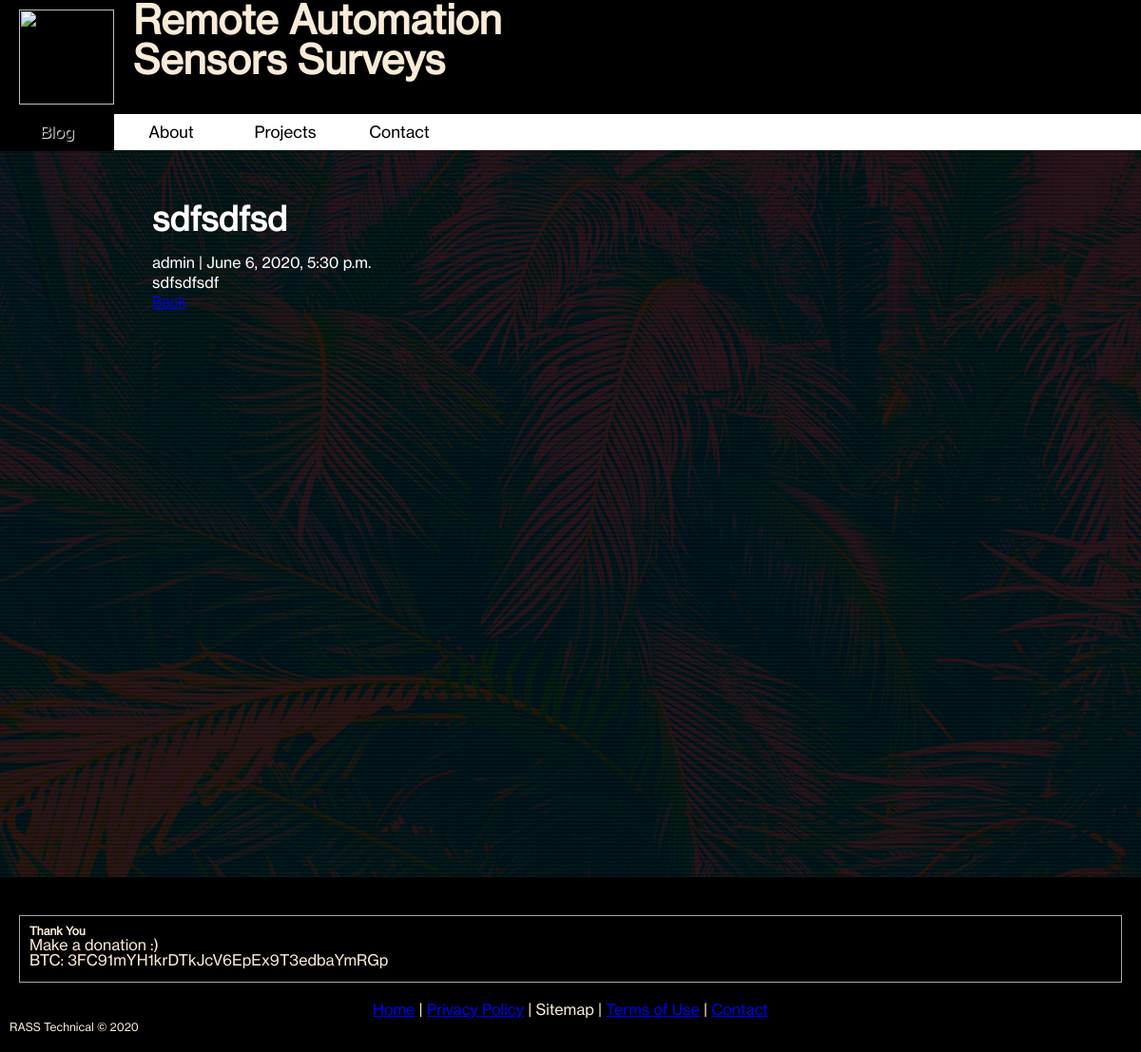
The app's page /sdfsdfsd/ with its own data.
### blog/models.py (models this page shows, shortened)
class Post(models.Model):
    objects = None
    title = models.CharField(max_length=200, unique=True)
    slug = models.SlugField(max_length=200, unique=True)
    author = models.ForeignKey(User, on_delete=models.CASCADE, related_name="blog_posts")
    updated_on = models.DateTimeField(auto_now=True)
    content = models.TextField()
    created_on = models.DateTimeField(auto_now_add=True)
    status = models.IntegerField(choices=STATUS, default=0)
    class Meta:
        ordering = ['-created_on']

### blog/views.py (the view)
# urls.py: path('<slug:slug>/', views.PostDetail.as_view(), name='post_detail'),
class PostDetail(generic.DetailView):
    model = Post
    template_name = 'post_detail.html'

### templates/post_detail.html
{% extends 'base.html' %} {% block content %}
{% include 'partials/nav-bar.html' with active_tab='tab1' %}
    <body class="bodyindex">
<div class="content">
<div class="container">
  <div class="row">
    <div class="col-md-8 card mb-4  mt-3 left  top">
      <div class="card-body">
        <h1>{% block title %} {{ object.title }} {% endblock title %}</h1>
        <p class=" text-muted">{{ post.author }} | {{ post.created_on }}</p>
        <p class="card-text ">{{ object.content | safe }}</p>
          <a href="{% url 'home' %}">Back</a>
      </div>
    </div>
  </div>
</div>
</div>
    </body>
{% endblock content %}

### static/css/main.css (style rules this page uses)
html, body, div, span, object, iframe, h1, h2, h3, h4, h5, h6, p, blockquote, pre, abbr, address, cite, code, del, dfn, em, img, ins, kbd, q, samp, small, strong, sub, sup, var, b, i, dl, dt, dd, ol, ul, li, fieldset, form, label, legend, table, caption, tbody, tfoot, thead, tr, th, td, article, aside, canvas, details, figcaption, figure, footer, header, hgroup, menu, nav, section, summary, time, mark, audio, video { margin:0; padding:0; border:0; outline:0; font-size:100%; vertical-align:baseline; background:transparent; }
body { line-height:1; }
a { margin:0; padding:0; font-size:100%; vertical-align:baseline; background:transparent; }
* { font-family: "NHaasGroteskTXPro-55Rg"; }
h1 { font-weight: bold; font-size: 35px; margin: 0 0 20px 0; }
p { font-size: 16px; margin: 0 0 5px 0; }
body { color: #ffffff; font-family: "HelveticaNeue-Light", "Helvetica Neue Light", "Helvetica Neue", Helvetica, Arial, "Lucida Grande", sans-serif; font-weight: 300; font-size: 15px; }
.bodyindex { background: linear-gradient(rgba(0, 0, 0, .85), rgba(0, 0, 0, .85)), url("/static/img/background.gif") 50% 0 no-repeat fixed; }
.content { min-height: calc(125vh - 300px); padding: 45px 20px 20px 20px; border: 0 solid #f20000; min-width: 800px; margin: 0 10% 0 10%; }
.card { height: 130px; width: auto; max-width: 750px; max-height: 150px; margin: 10px 20px 10px 20px; overflow: visible; }
.card { -webkit-transition: 0.6s ease; transition: 0.6s ease; }

### records on screen
Post: title "sdfsdfsd", author "admin", created_on "June 6, 2020, 5:30 p.m.", content "sdfsdfsdf"
